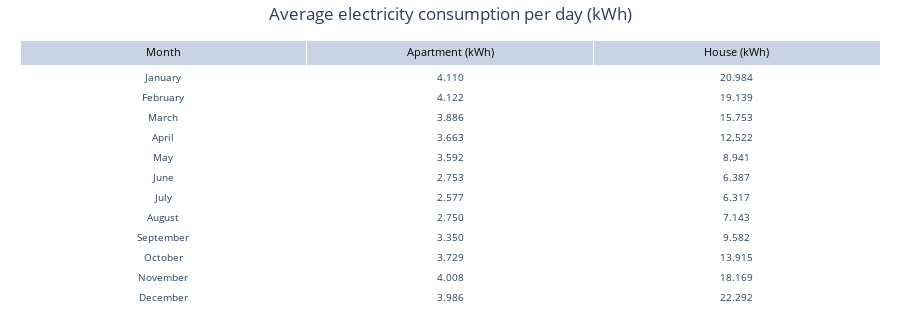

Notebook source saved alongside this figure:
### Code cell
create_table(result)

### Figure 1 — Plotly figure (JSON) as saved in the notebook; plotly's stock layout.template omitted (floating-point values rounded to 4 significant figures)
{"data": [{"cells": {"align": ["center", "center", "center"], "fill": {"color": "white"}, "font": {"size": 10}, "height": 20, "values": [["January", "February", "March", "April", "May", "June", "July", "August", "September", "October", "November", "December"], ["4.110", "4.122", "3.886", "3.663", "3.592", "2.753", "2.577", "2.750", "3.350", "3.729", "4.008", "3.986"], ["20.984", "19.139", "15.753", "12.522", "8.941", "6.387", "6.317", "7.143", "9.582", "13.915", "18.169", "22.292"]]}, "header": {"align": "center", "fill": {"color": "#C8D4E3"}, "font": {"color": "black", "size": 11}, "height": 25, "values": ["Month", "Apartment (kWh)", "House (kWh)"]}, "type": "table"}], "layout": {"height": 325, "margin": {"b": 20, "l": 20, "r": 20, "t": 40}, "title": {"text": "Average electricity consumption per day (kWh)", "x": 0.5}}}
